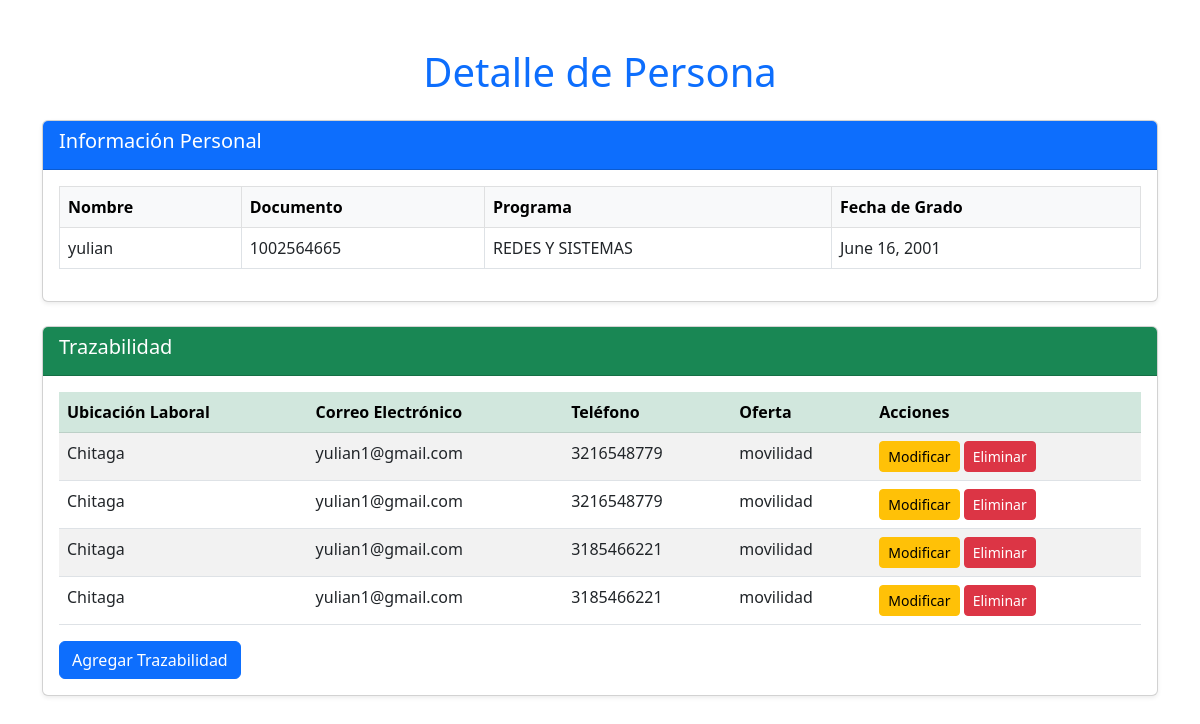
The app's page /persona/1002564665/ (signed in), older data.
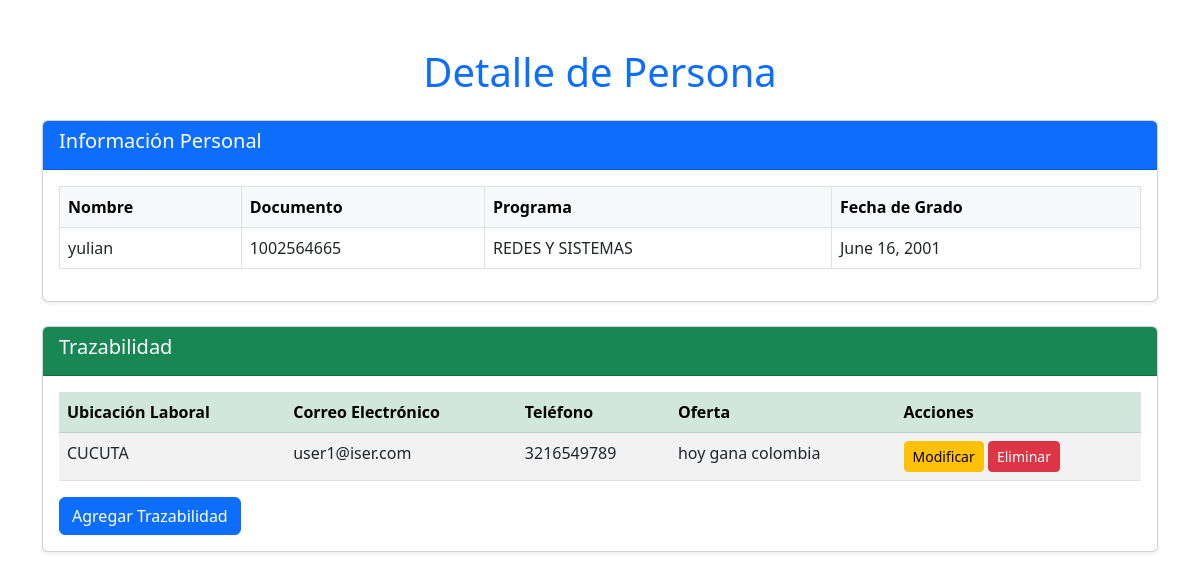
The same page, newer data.
### login/models.py (models this page shows, shortened)
class Persona(models.Model):
    nombre = models.CharField(max_length=100)
    documento = models.CharField(max_length=20, unique=True)
    programa = models.CharField(max_length=100)
    fechagrado = models.DateField()

class Trazabilidad(models.Model):
    persona = models.ForeignKey(Persona, on_delete=models.CASCADE, related_name='trazabilidades')
    ubicacion_laboral = models.CharField(max_length=200, blank=True, null=True)
    correoelectronico = models.EmailField(blank=True, null=True)
    telefono = models.CharField(max_length=20, blank=True, null=True)
    oferta = models.CharField(max_length=200, blank=True, null=True)
    fecha_modificacion = models.DateTimeField(auto_now_add=True)

### login/views.py (the view)
# urls.py: path('persona/<str:documento>/', views.detalle_persona, name='buscar_resultado'),
@login_required
def detalle_persona(request, documento):
    persona = get_object_or_404(Persona, documento=documento)
    trazabilidades = Trazabilidad.objects.filter(persona=persona)
    contexto = {
        'persona': persona,
        'trazabilidades': trazabilidades,
    }
    return render(request, './vistasPrivadas/buscar_resultado.html', contexto)

### login/templates/vistasPrivadas/buscar_resultado.html (shortened to what this page needs)
<!DOCTYPE html>
<html lang="en">
<head>
    <link rel="stylesheet" href="https://cdnjs.cloudflare.com/ajax/libs/bootstrap/5.3.0/css/bootstrap.min.css">
</head>
<body>
    <div class="container my-5">
        <h1 class="text-center text-primary mb-4">Detalle de Persona</h1>
        <div class="card shadow-sm mb-4">
            <div class="card-header bg-primary text-white">
                <h2 class="h5">Información Personal</h2>
            </div>
            <div class="card-body">
                <table class="table table-bordered">
                    <thead class="table-light">
                        <tr>
                            <th>Nombre</th>
                            <th>Documento</th>
                            <th>Programa</th>
                            <th>Fecha de Grado</th>
                        </tr>
                    </thead>
                    <tbody>
                        <tr>
                            <td>{{ persona.nombre }}</td>
                            <td>{{ persona.documento }}</td>
                            <td>{{ persona.programa }}</td>
                            <td>{{ persona.fechagrado }}</td>
                        </tr>
                    </tbody>
                </table>
            </div>
        </div>
        {% if trazabilidades %}
            <div class="card shadow-sm">
                <div class="card-header bg-success text-white">
                    <h2 class="h5">Trazabilidad</h2>
                </div>
                <div class="card-body">
                    <table class="table table-striped">
                        <thead class="table-success">
                            <tr>
                                <th>Ubicación Laboral</th>
                                <th>Correo Electrónico</th>
                                <th>Teléfono</th>
                                <th>Oferta</th>
                                <th>Acciones</th>
                            </tr>
                        </thead>
                        {% for trazabilidad in trazabilidades %}
                            <tr>
                                <td>{{ trazabilidad.ubicacion_laboral }}</td>
                                <td>{{ trazabilidad.correoelectronico }}</td>
                                <td>{{ trazabilidad.telefono }}</td>
                                <td>{{ trazabilidad.oferta }}</td>
                                <td>
                                    <a href="{% url 'modificar_trazabilidad' trazabilidad.id %}" class="btn btn-warning btn-sm">Modificar</a>
                                    <a href="{% url 'eliminar_trazabilidad' trazabilidad.id %}" class="btn btn-danger btn-sm" onclick="return confirm('¿Estás seguro de eliminar esta trazabilidad?');">Eliminar</a>
                                </td>
                            </tr>
                        {% endfor %}
                    </table>
                    <button class="btn btn-primary" onclick="window.location.href='{% url 'agregar_trazabilidad' persona.documento %}'">
                        Agregar Trazabilidad
                    </button>
                </div>
            </div>
        {% endif %}
    </div>
</body>
</html>

Row changes from the older to the newer data that the page shows:
removed Trazabilidad: ubicacion_laboral "Chitaga", correoelectronico "yulian1@gmail.com", telefono "3216548779", oferta "movilidad"
removed Trazabilidad: ubicacion_laboral "Chitaga", correoelectronico "yulian1@gmail.com", telefono "3216548779", oferta "movilidad"
removed Trazabilidad: ubicacion_laboral "Chitaga", correoelectronico "yulian1@gmail.com", telefono "3185466221", oferta "movilidad"
removed Trazabilidad: ubicacion_laboral "Chitaga", correoelectronico "yulian1@gmail.com", telefono "3185466221", oferta "movilidad"
added Trazabilidad: ubicacion_laboral "CUCUTA", correoelectronico "user1@iser.com", telefono "3216549789", oferta "hoy gana colombia"
